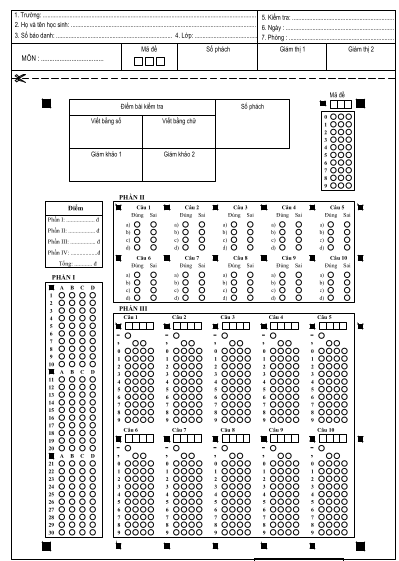
#> input picture data/maugiay/10_11.png, 399 x 561 px, given as the content of the folder data/maugiay/10_11.png, which was not available
$ python omr_grade_final.py --source data/maugiay/10_11.png
#> lines starting #> are read from the running program, lines starting #| are printed output that depends on the picture; after the words box and inside, x2 and y2 are one past the last pixel; in counts of white or black regions, pixels touching at a corner belong together
### omr_grade_v3.py
# -*- coding: utf-8 -*-
"""
Chấm điểm thật phiếu QM bằng OpenCV: fill-based + nhãn overlay.

Semantics đã xác minh: vòng xanh quanh fill = ô tô ĐÚNG; đỏ = ô tô SAI;
xanh quanh ô TRỐNG = hiển thị đáp án (không tính điểm).

Đầu ra:
- Điểm độc lập (fill + key) so với điểm phần mềm cũ (file KQ)
- SBD + mã đề decode từ fill
- Báo cáo chênh lệch
"""
import json
import warnings
from pathlib import Path

import cv2
import numpy as np
import openpyxl

warnings.filterwarnings("ignore")
ORIG = Path("/tmp/omr_orig")
OUT = Path("/tmp/omr_out")
OUT.mkdir(exist_ok=True)
_R = Path(__file__).resolve().parent
_tulieu_local = _R / "data/tulieu"
TULIEU = _tulieu_local if _tulieu_local.is_dir() else Path("/home/dell/Documents/tulieuchambai")

# ---------- ảnh ----------
def ink_mask(img):
    gray = cv2.cvtColor(img, cv2.COLOR_BGR2GRAY).astype(np.float32)
    bg = cv2.blur(gray, (61, 61))
    rel = gray / (bg + 1e-6)
    b, g, r = img[..., 0].astype(np.int32), img[..., 1].astype(np.int32), img[..., 2].astype(np.int32)
    colorful = np.maximum(np.maximum(abs(r - g), abs(r - b)), abs(g - b))
    ink = (rel < 0.82) & (colorful < 55)
    return (ink.astype(np.uint8)) * 255


# [5 lines left out: function process_page, not called in this run]


def color_pixels(img3, kind):
    hsv = cv2.cvtColor(img3, cv2.COLOR_BGR2HSV)
    h, s, v = hsv[..., 0], hsv[..., 1], hsv[..., 2]
    if kind == "green":
        m = (h >= 40) & (h <= 85) & (s > 90) & (v > 40)
    else:
        m = (((h <= 10) | (h >= 168)) & (s > 90) & (v > 40))
    return m.astype(np.uint8)


def sample_fill(mask, cx, cy, r):
    x0, x1 = int(cx - r), int(cx + r + 1)
    y0, y1 = int(cy - r), int(cy + r + 1)
    if x0 < 0 or y0 < 0 or x1 > mask.shape[1] or y1 > mask.shape[0]:
        return 0.0
    roi = mask[y0:y1, x0:x1].astype(np.float32) / 255.0
    h_, w_ = roi.shape
    yy, xx = np.mgrid[0:h_, 0:w_]
    disk = ((xx - (cx - x0)) ** 2 + (yy - (cy - y0)) ** 2) <= r * r
    return float(roi[disk].mean()) if disk.sum() else 0.0


# [12 lines left out: function annulus_color, not called in this run]


# ---------- blob ----------
def find_fills(mask, x_min, x_max, y_min, y_max, size=(26, 82)):
    """Fill đặc = blob tròn, tâm đậm; trả list (cx, cy, w, h, strength)."""
    sub = mask[int(y_min):int(y_max), int(x_min):int(x_max)]
    contours, hierarchy = cv2.findContours(sub, cv2.RETR_CCOMP, cv2.CHAIN_APPROX_SIMPLE)
    hierarchy = hierarchy[0] if hierarchy is not None else []
    fills = []
    for i, c in enumerate(contours):
        if i < len(hierarchy) and hierarchy[i][3] != -1:
            continue
        x, y, w, h = cv2.boundingRect(c)
        area = cv2.contourArea(c)
        if area < 220 or not (size[0] <= w <= size[1] and size[0] <= h <= size[1]):
            continue
        if not (0.55 <= w / h <= 1.8):
            continue
        cx, cy = x + w / 2 + x_min, y + h / 2 + y_min
        strength = sample_fill(mask, cx, cy, min(w, h) * 0.30)
        if strength < 0.35:
            continue
        fills.append({"cx": cx, "cy": cy, "w": w, "h": h, "strength": strength})
    return fills


def cluster(vals, gap):
    vals = sorted(vals)
    if not vals:
        return []
    grps = [[vals[0]]]
    for v in vals[1:]:
        if v - grps[-1][-1] <= gap:
            grps[-1].append(v)
        else:
            grps.append([v])
    return [float(np.mean(g)) for g in grps]


# [20 lines left out: function fit_lattice_1d, not called in this run]


def nearest_idx(v, centers, pitch, y0):
    return int(round((v - y0) / pitch))


# ---------- key ----------
# [41 lines left out: functions load_qm_key, load_kq, not called in this run]


# ---------- decode top zone ----------
def decode_top(page, grp):
    """Decode MĐ (và SBD cho g12) từ fill vùng trên phải."""
    mask, W, H = page["mask"], page["W"], page["H"]
    pitch_md = 62.0 if grp == "g1011" else 79.0
    y_min, y_max = H * 0.028, H * (0.22 if grp == "g1011" else 0.30)
    x_min = W * 0.60
    fills = [f for f in find_fills(mask, x_min, W, y_min, y_max, size=(32, 58))
             if f["strength"] > 0.85]
    if len(fills) < 3:
        return None, fills
    xs = cluster([f["cx"] for f in fills], 38)
    grids = [[xs[0]]]
    for x in xs[1:]:
        if x - grids[-1][-1] <= 100:
            grids[-1].append(x)
        else:
            grids.append([x])
    res = {"md": None, "sbd": None, "fills": fills}

    # [9 lines left out: function digits_for, not called in this run]

    if grp == "g1011":
        g = grids[-1]
        if len(g) != 3:
            return res, fills
        md = digits_for(g)
        res["md"] = md
        res["md_str"] = "".join(str(d) if d is not None else "?" for d in md)
    else:
        md_cols = grids[-1][-4:] if len(grids[-1]) >= 4 else None
        sbd_cols = []
        for gg in grids[:-1] if len(grids) > 1 else []:
            sbd_cols.extend(gg)
        if md_cols:
            res["md"] = digits_for(md_cols)
            res["md_str"] = "".join(str(d) if d is not None else "?" for d in res["md"])
        if sbd_cols and len(sbd_cols) >= 6:
            res["sbd"] = digits_for(sbd_cols[-8:] if len(sbd_cols) > 8 else sbd_cols)
            res["sbd_str"] = "".join(str(d) if d is not None else "?" for d in res["sbd"])
    return res, fills


# ---------- zones ----------
# [63 lines left out: functions zones, main, not called in this run]


# [2 lines that do not run on import are left out]

### omr_db.py
# -*- coding: utf-8 -*-
"""
CSDL LƯU TRỮ CÁC LẦN QUÉT/CHẤM (omr_db.py)

SQLite file: data/omr_results.db
- bảng runs : id, thời gian, nguồn (built-in/dir/gdrive), số trang, số khớp, ghi chú
- bảng pages: run_id, số thứ tự, tên file, loại phiếu, mã đề, SBD,
              điểm P1/P2/P3/Tổng của AI, điểm phần mềm cũ (nếu có), đếm chi tiết

CLI:
  python omr_db.py init                     # tạo/kiểm tra CSDL
  python omr_db.py import-json <file.json> <label nguồn>   # nhập kết quả JSON có sẵn
  python omr_db.py list                     # liệt kê các lần chấm
  python omr_db.py show <run_id>            # chi tiết 1 lần chấm
  python omr_db.py export <run_id> [file.xlsx]  # xuất 1 lần chấm ra Excel
  python omr_db.py stats                    # tổng hợp theo mã đề
"""
import json
import sqlite3
import sys
from datetime import datetime
from pathlib import Path

ROOT = Path(__file__).resolve().parent
DB = ROOT / "data/omr_results.db"

SCHEMA = """
CREATE TABLE IF NOT EXISTS runs (
  id       INTEGER PRIMARY KEY AUTOINCREMENT,
  ts       TEXT NOT NULL,
  source   TEXT NOT NULL,
  n_pages  INTEGER NOT NULL,
  n_match  INTEGER,
  notes    TEXT
);
CREATE TABLE IF NOT EXISTS pages (
  id          INTEGER PRIMARY KEY AUTOINCREMENT,
  run_id      INTEGER NOT NULL REFERENCES runs(id) ON DELETE CASCADE,
  page_no     INTEGER NOT NULL,
  filename    TEXT NOT NULL,
  grp         TEXT,
  made        TEXT,
  sbd         TEXT,
  p1 REAL, p2 REAL, p3 REAL, tong REAL,
  kq_p1 REAL, kq_p2 REAL, kq_p3 REAL, kq_tong REAL,
  counts_json TEXT
);
CREATE INDEX IF NOT EXISTS idx_pages_run ON pages(run_id);
CREATE INDEX IF NOT EXISTS idx_pages_made ON pages(made);
"""


def connect(db=None):
    db = Path(db) if db else DB
    db.parent.mkdir(parents=True, exist_ok=True)
    con = sqlite3.connect(str(db))
    con.execute("PRAGMA foreign_keys=ON")
    con.executescript(SCHEMA)
    return con


def save_run(source, results, notes=None, db=None):
    """Lưu 1 lần chấm (danh sách results của omr_grade_final) vào CSDL."""
    con = connect(db)
    ts = datetime.now().isoformat(timespec="seconds")
    n_match = sum(1 for r in results if r.get("match"))
    cur = con.execute("INSERT INTO runs(ts, source, n_pages, n_match, notes) VALUES (?,?,?,?,?)",
                      (ts, source, len(results), n_match, notes))
    run_id = cur.lastrowid
    for i, r in enumerate(results, 1):
        k = r.get("kq") or {}
        con.execute(
            "INSERT INTO pages(run_id, page_no, filename, grp, made, sbd, p1, p2, p3, tong,"
            " kq_p1, kq_p2, kq_p3, kq_tong, counts_json) VALUES (?,?,?,?,?,?,?,?,?,?,?,?,?,?,?)",
            (run_id, i, r["file"], r.get("grp"), r.get("md"), r.get("sbd"),
             r["my"]["P1"], r["my"]["P2"], r["my"]["P3"], r["my"]["tong"],
             k.get("p1"), k.get("p2"), k.get("p3"), k.get("tong"),
             json.dumps(r.get("counts", {}), ensure_ascii=False)))
    con.commit()
    con.close()
    return run_id


# [55 lines left out: functions import_json, list_runs, show_run, export_run, stats_by_made, not called in this run]


# [34 lines that do not run on import are left out]

### omr_overlay.py
# -*- coding: utf-8 -*-
"""
RENDER OVERLAY DAQUET (omr_overlay.py)

Vẽ kết quả chấm lên ảnh bài thi theo format daquet/:
- vòng XANH quanh ô học sinh tô ĐÚNG; vòng ĐỎ quanh ô tô SAI
- khối chữ đỏ góc trái trên: P1: đúng/trả lời = điểm; P2: ...; P3: ...; Tổng: ...
Đầu ra: ảnh JPG overlay (giống kết quả phần mềm chấm).
"""
import cv2
import numpy as np

GREEN = (0, 170, 0)
RED = (0, 0, 235)
FONT = cv2.FONT_HERSHEY_SIMPLEX


def render_overlay(orig_bgr, result, fills_detail=None, scale_factor=3.0):
    """Vẽ overlay lên ảnh gốc.

    orig_bgr: ảnh gốc (đã đúng hướng EXIF)
    result: dict kết quả grade (my, counts, fills_detail tuỳ chọn)
    fills_detail: {zone: [[cx, cy, w, label]]} tọa độ ở ảnh 3x (nếu có)
    """
    img = orig_bgr.copy()
    H, W = img.shape[:2]
    fd = fills_detail if fills_detail is not None else result.get("fills_detail")
    if fd:
        for zone, lst in fd.items():
            for (cx, cy, w, label) in lst:
                sx, sy = cx / scale_factor, cy / scale_factor
                r = max(6, int(w * 0.62 / scale_factor))
                color = GREEN if label == "green" else RED if label == "red" else None
                if color is None:
                    continue
                cv2.circle(img, (int(sx), int(sy)), r, color, 3)
    c1 = result.get("counts", {})
    ng1, nr1 = c1.get("P1", {}).get("green", 0), c1.get("P1", {}).get("red", 0)
    ng2, nr2 = c1.get("P2", {}).get("green", 0), c1.get("P2", {}).get("red", 0)
    ng3 = c1.get("P3", {}).get("green", 0)
    my = result.get("my", {})
    lines = [
        f"P1: {ng1}/{ng1 + nr1} = {my.get('P1', 0):.2f}",
        f"P2: {ng2}/{ng2 + nr2} = {my.get('P2', 0):.2f}",
        f"P3: {ng3}/{ng3} = {my.get('P3', 0):.2f}",
        f"Tong: {my.get('tong', 0):.2f}",
    ]
    md = result.get("md") or (result.get("kq") or {}).get("made")
    if md:
        lines.insert(0, f"Ma de: {md}")
    fs = max(0.45, W / 940 * 0.55)
    th = int(fs * 26)
    y = int(H * 0.035)
    for ln in lines:
        cv2.putText(img, ln, (int(W * 0.02), y), FONT, fs, RED, max(1, int(fs * 1.8)), cv2.LINE_AA)
        y += th
    return img


def _scan_datetime(orig_path):
    """Ngày/giờ quét: EXIF DateTimeOriginal -> EXIF DateTime -> mtime file."""
    from PIL import Image
    from PIL.ExifTags import TAGS
    p = str(orig_path)
    try:
        with Image.open(p) as pim:
            ex = pim.getexif()
            ifd = ex.get_ifd(0x8769) if ex else {}
            for tag_id in (36867, 36868, 306):  # DateTimeOriginal, DateTimeDigitized, DateTime
                v = ifd.get(tag_id) or ex.get(tag_id)
                if v:
                    s = str(v).strip()
                    if len(s) >= 19 and s[4] == ":":
                        return s[0:4] + s[5:7] + s[8:10], s[11:13] + s[14:16] + s[17:19]
    except Exception:
        pass
    import os
    import datetime as _dt
    st = _dt.datetime.fromtimestamp(os.path.getmtime(p))
    return st.strftime("%Y%m%d"), st.strftime("%H%M%S")


def _safe(s, default="NA"):
    s = str(s or "").strip()
    s = "".join(ch for ch in s if ch.isalnum() or ch in "._-")
    return s if s else default


def render_batch(items, out_dir):
    """items: [(orig_path, result)]; xuất JPG overlay với tên:
    <SBD>_<MaDe>_<NgayQuet>_<GioQuet>.jpg (đoạn thiếu thay 'NA').
    Trả list đường dẫn."""
    from pathlib import Path
    out = Path(out_dir)
    out.mkdir(parents=True, exist_ok=True)
    paths = []
    used = set()
    for orig_path, result in items:
        img = cv2.imread(str(orig_path))
        if img is None:
            continue
        try:
            from PIL import Image as PILImage
            with PILImage.open(str(orig_path)) as pim:
                tag = pim.getexif().get(274)
            import omr_grade_final as _g
            if tag in _g.EXIF_ROTATE:
                img = cv2.rotate(img, _g.EXIF_ROTATE[tag])
        except Exception:
            pass
        rendered = render_overlay(img, result)
        ngay, gio = _scan_datetime(orig_path)
        k = result.get("kq") or {}
        sbd = _safe(result.get("sbd") or k.get("sbd"))
        made = _safe(result.get("md") or k.get("made"))
        name = f"{sbd}_{made}_{ngay}_{gio}.jpg"
        p = Path(out) / name
        n = 1
        while str(p) in used or p.exists():
            n += 1
            p = Path(out) / f"{sbd}_{made}_{ngay}_{gio}_{n}.jpg"
        used.add(str(p))
        cv2.imwrite(str(p), rendered, [cv2.IMWRITE_JPEG_QUALITY, 92])
        paths.append(p)
    return paths

### omr_grade_final.py
# -*- coding: utf-8 -*-
"""
CHẤM ĐIỂM CUỐI CÙNG (fill + nhãn màu overlay).

Đã xác minh bằng dữ liệu:
- Vòng xanh quanh fill = ô tô ĐÚNG (giống nhau tuyệt đối giữa HS cùng mã đề = key)
- Vòng đỏ = ô tô SAI; xanh quanh ô trống = hiển thị key (bỏ qua)
- Điểm = 0.25 x (#fill xanh ở P1) + 0.25 x (#fill xanh ở P2); P3 trống hết (0/0)
- dapanQM2025 KHÔNG khớp key P1 của đề thi này -> key lấy từ overlay (duy nhất có)

Đầu ra: bảng so my vs KQ 49 trang + Excel output/ + JSON debug.
"""
import json
import sys
import warnings
from pathlib import Path

import cv2
import numpy as np
import openpyxl

sys.path.insert(0, str(Path(__file__).resolve().parent))
from omr_grade_v3 import (ORIG, OUT, TULIEU, cluster, color_pixels, ink_mask,  # noqa
                          decode_top, find_fills, load_kq)
from omr_grade_v5 import fit_lattice_1d  # noqa
from omr_preprocess import rectify_image  # noqa

# Chuẩn hóa đầu vào: nắn nghiêng trang theo đường kẻ ngang in sẵn.
# A/B trên 49 trang (2026-11-01): OFF = 30/49 khớp tuyệt đối, TB chênh 0.128;
# ON = 29/49, TB 0.163 — ảnh chụp bị méo PHỐI CẢNH (keystone), xoay trung vị
# để lại méo dư + nội suy làm mờ mực nhạt; lattice tự fit từng trang hấp thụ
# biến dạng tốt hơn. Mặc định OFF; bật khi đầu vào là ảnh quét nghiêng thuần.
PREPROCESS = False
RECTIFY_PERSP = False  # nắn phối cảnh: cần hiệu chuẩn khung trước khi bật


EXIF_ROTATE = {6: cv2.ROTATE_90_CLOCKWISE, 8: cv2.ROTATE_90_COUNTERCLOCKWISE,
               3: cv2.ROTATE_180}


# [70 lines left out: functions rectify_perspective, process_page, not called in this run]

# Ảnh gốc trích từ PDF + đầu ra: tương đối theo thư mục chứa script
_ROOT = Path(__file__).resolve().parent
OUTDIR = _ROOT / "output"
OUTDIR.mkdir(exist_ok=True)
ORIG = _ROOT / "data/scan_pages"
PDFS = [
    ("g1011", TULIEU / "ketqua/Giay10_11/Tin - GK1 - 26-27_7605001358703799744.pdf", 45),
    ("g12", TULIEU / "ketqua/Giay12/Tin 12-GK1-26-27_3112491266583288225.pdf", 4),
]


# [73 lines left out: functions ensure_sources, valid_green_cells, not called in this run]


def count_valid_greens(fills, pitch_guess, n_rows, col_gap=30, dedupe="row"):
    """Đếm greens hợp lệ (số ô sau lattice + dedupe)."""
    return len(valid_green_cells(fills, pitch_guess, n_rows, col_gap, dedupe))


P3_SCORE_PER_CAU = 0.5  # không ảnh hưởng: P3 0/0 trên mọi trang


# [193 lines left out: functions classify_fill, auto_group, collect_pages, grade_page_full, infer_made, not called in this run]


LET = "ABCD"
P1_OFFSET_PITCHES = 23.15  # lưới MĐ -> câu 1 P1 (đo trên bộ 49 trang)


# [311 lines left out: functions robust_grid_y0, extract_answers_raw, grade_with_key, not called in this run]


_collect_pages_src = collect_pages


# [73 lines left out: function main, not called in this run]
    print(f"Nguồn: {'GDrive/thư mục' if args.source else 'tích hợp'} — {len(pages)} trang; "
          f"KQ đối chiếu: {'có' if kq else 'không (chấm độc lập)'}")
    results = []
    for f, grp, krow in pages:
        res = grade_page_full(f, grp, krow)
#> in process_page, img is the input picture: shape (561, 399, 3); min 0, max 255, mean 228.5
#> in process_page, `img3 = cv2.resize(img, None, fx=3, fy=3, interpolation=cv2.INTER_CUBIC)`:
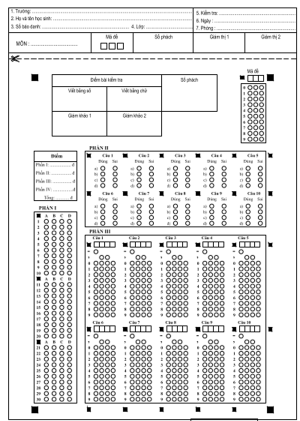
#> img3: shape (1683, 1197, 3) (shown at 1/4 size); min 0, max 255, mean 226.9
#> in ink_mask, `bg = cv2.blur(gray, (61, 61))`:
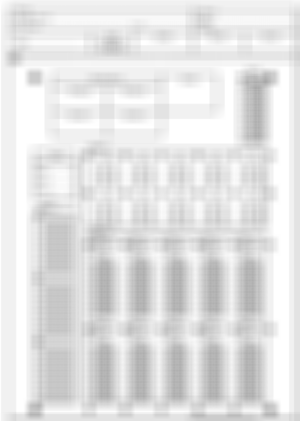
#> bg: shape (1683, 1197) float32 (shown at 1/4 size); min 167, max 255, mean 226.9
#> in ink_mask, `rel = gray / (bg + 1e-6)`:
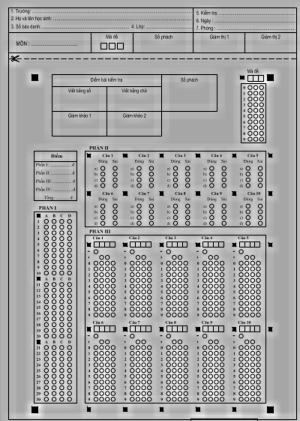
#> rel: shape (1683, 1197) float32 (shown at 1/4 size); min 0, max 1.53, mean 0.999; drawn with min black and max white
#> in ink_mask, `ink = (rel < 0.82) & (colorful < 55)`:
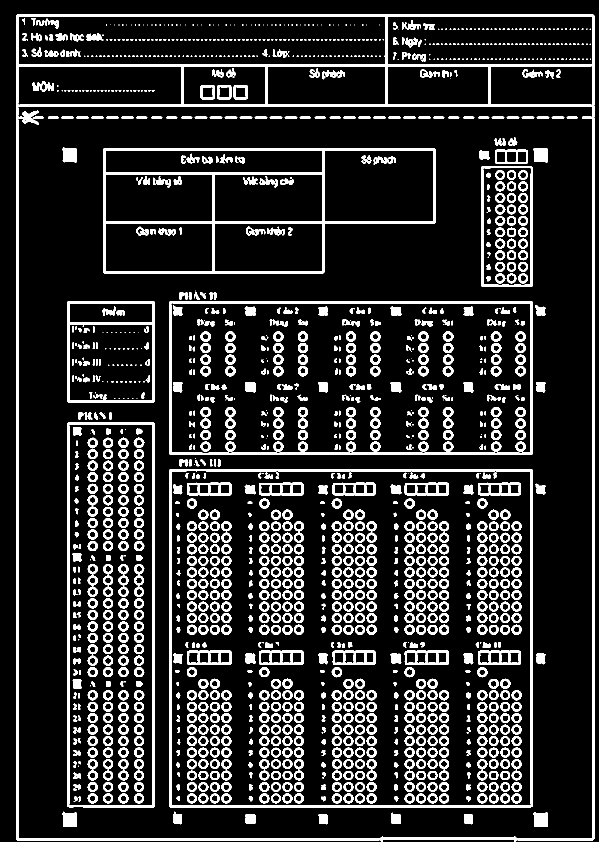
#> ink: shape (1683, 1197) bool (shown at 1/2 size); 15.3% white; 1717 white regions (471 under 20 px), largest, box (x1, y1, x2, y2) and area: (32, 29, 1189, 1683) 42373, (206, 296, 871, 547) 15025, (338, 938, 1066, 1615) 13770
#> in grade_page_full, `page0 = process_page(f)`: page0 = 5 items
#> in auto_group, `mask, W, H = page["mask"], page["W"], page["H"]`: W = 1197; H = 1683
#> in find_fills, `sub = mask[int(y_min):int(y_max), int(x_min):int(x_max)]`:
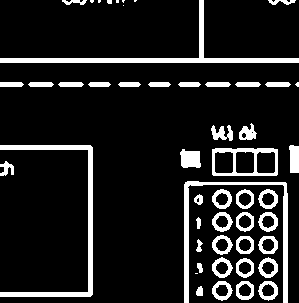
#> sub: shape (303, 299); 12.4% white; 50 white regions (9 under 20 px)
#> in find_fills, `contours, hierarchy = cv2.findContours(sub, cv2.RETR_CCOMP, cv2.CHAIN_..`: contours = 71 contours, 11 with area under 20; largest, box (x1, y1, x2, y2) and area: (212, 148, 278, 176) 1740, (0, 0, 299, 63) 1425, (0, 145, 93, 297) 1305, (184, 181, 288, 303) 1153, (235, 151, 255, 174) 408
#> the loop in find_fills, `for i, c in enumerate(contours):` made 71 passes
#> (x, y, w, h, area) on passes 1, 2, 4, 6, 9, 10, 12, 14: (196, 286, 7, 10, 43.5), (258, 281, 20, 20, 278.5), (236, 281, 18, 19, 266), (212, 281, 21, 20, 280.5), (197, 263, 6, 10, 31.5), (236, 258, 18, 20, 263), (258, 257, 20, 21, 279.5), (212, 257, 21, 21, 286.5)
#> after the loop in find_fills, `for i, c in enumerate(contours):`: fills = []
#> in decode_top, `mask, W, H = page["mask"], page["W"], page["H"]`: W = 1197; H = 1683
#> in decode_top, `y_min, y_max = H * 0.028, H * (0.22 if grp == "g1011" else 0.30)`: y_min = 47.12; y_max = 504.9
#> in decode_top, `x_min = W * 0.60`: x_min = 718.2
#> call 2 of find_fills, with x_min = 718.2, x_max = 1197, y_min = 47.12, y_max = 504.9, size = (32, 58)
#> in find_fills (call 2), `sub = mask[int(y_min):int(y_max), int(x_min):int(x_max)]`:
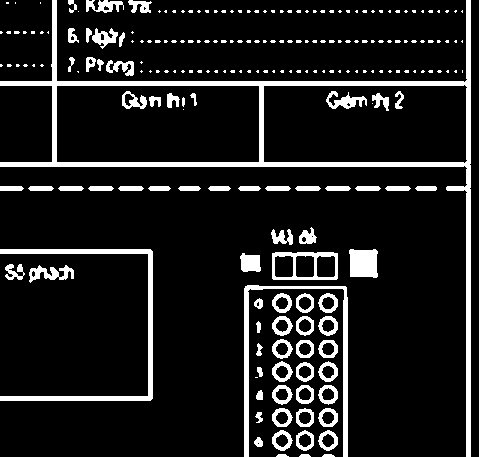
#> sub: shape (457, 479); 11.6% white; 217 white regions (142 under 20 px)
#> in find_fills (call 2), `contours, hierarchy = cv2.findContours(sub, cv2.RETR_CCOMP, cv2.CHAIN_..`: contours = 255 contours, 153 with area under 20; largest, box (x1, y1, x2, y2) and area: (0, 0, 471, 457) 37830, (263, 84, 468, 164) 15633, (56, 85, 260, 163) 15629, (0, 249, 153, 401) 1785, (272, 252, 338, 280) 1740
#> the loop in find_fills (call 2), `for i, c in enumerate(contours):` made 255 passes
#> (x, y, w, h, area) on passes 4, 6, 8: (254, 437, 9, 10, 53), (318, 430, 20, 21, 281), (296, 430, 18, 21, 270.5)
#> in decode_top, `fills = [f for f in find_fills(mask, x_min, W, y_min, y_max, size=(32,..`: fills = []
#> in grade_page_full, `grp = auto_group(page0)`: grp = 'g1011'
#> in grade_page_full, `page = process_page(f)`: page = 5 items
#> in grade_page_full, `W, H = page["W"], page["H"]`: W = 1197; H = 1683
#> the loop in grade_page_full, `for zn, (x0, x1, y0, y1) in zones.items():` made 4 passes
#> pass 1, in find_fills (call 3), `sub = mask[int(y_min):int(y_max), int(x_min):int(x_max)]`:
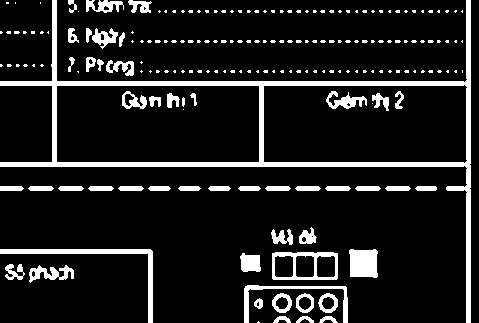
#> sub: shape (323, 479); 12% white; 193 white regions (142 under 20 px), largest, box (x1, y1, x2, y2) and area: (0, 0, 471, 323) 7527, (0, 249, 153, 323) 1107, (349, 249, 378, 278) 751
#> after the loop in grade_page_full, `for zn, (x0, x1, y0, y1) in zones.items():`: zone_fills = 4 items
#> (the rest of the program and of its run is left out)
